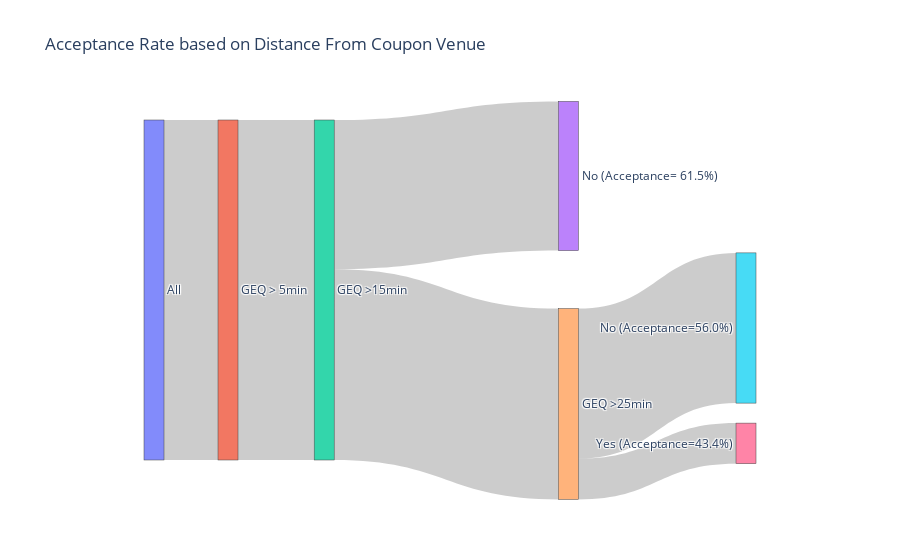

Notebook code cell kept with this figure:
### Markdown cell above
#### Distance from Coupon Venue

We are making the assumption that all customers are at least 5 min away from the coupon venue, and the columns _toCoupon_GEQ15min_ and _toCoupon_GEQ25min_ represent if the coupon venue is more than 15 and 25 min away respectively.

<ins>**Conclusion:** We can clearly see that acceptance rate decreases as the coupon venue distance increases.</ins>

### Code cell
print(data.groupby(['toCoupon_GEQ5min', 'toCoupon_GEQ15min', 'toCoupon_GEQ25min'])['Y'].agg(lambda x: x.sum()/x.shape[0]))

fig = go.Figure(go.Sankey(
    arrangement='snap',
    node=dict(
        label = ["All", "GEQ > 5min", "GEQ >15min", "No (Acceptance= 61.5%)", "GEQ >25min", "No (Acceptance=56.0%)", "Yes (Acceptance=43.4%)"],
        x = [0.1, 0.2, 0.33, 0.66, 0.66, 0.9, 0.9],
        y= [0.5, 0.5, 0.5, 0.2, 0.8, 0.6, 0.9]
        # label=["0", "1", "2", "3", "4", "5"]

    ),
    link=dict(
        source=[0,1,2,2,4,4],
        target=[1,2,3,4,5,6],
        # value=[1,0.439, 0.561, 0.787, 0.213]  
        value = [12079,12079, 5300, 6779, 5337, 1442]
    )
))

fig.update_layout(title= "Acceptance Rate based on Distance From Coupon Venue")
fig.show()

### Figure 1 — Plotly figure (JSON) as saved in the notebook; plotly's stock layout.template omitted (floating-point values rounded to 4 significant figures)
{"data": [{"arrangement": "snap", "link": {"source": [0, 1, 2, 2, 4, 4], "target": [1, 2, 3, 4, 5, 6], "value": [12079, 12079, 5300, 6779, 5337, 1442]}, "node": {"label": ["All", "GEQ > 5min", "GEQ >15min", "No (Acceptance= 61.5%)", "GEQ >25min", "No (Acceptance=56.0%)", "Yes (Acceptance=43.4%)"], "x": [0.1, 0.2, 0.33, 0.66, 0.66, 0.9, 0.9], "y": [0.5, 0.5, 0.5, 0.2, 0.8, 0.6, 0.9]}, "type": "sankey"}], "layout": {"autosize": true, "title": {"text": "Acceptance Rate based on Distance From Coupon Venue"}}}
